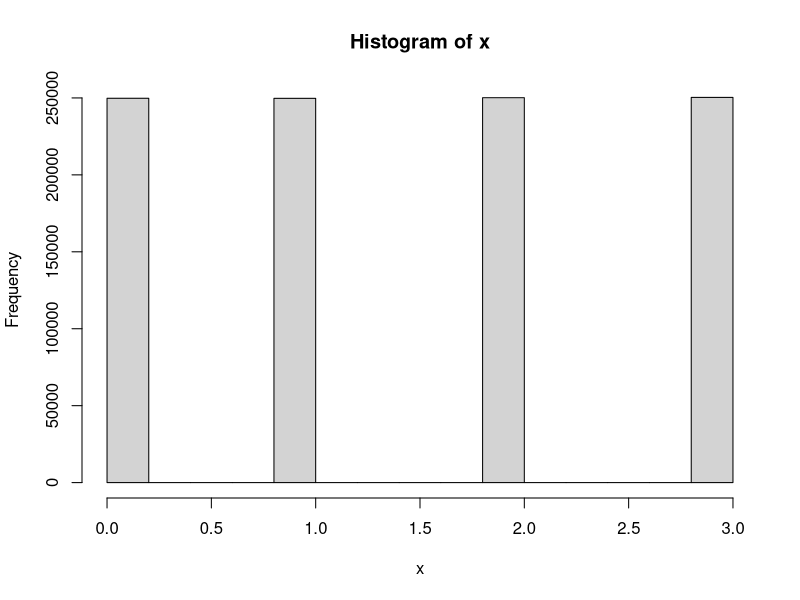
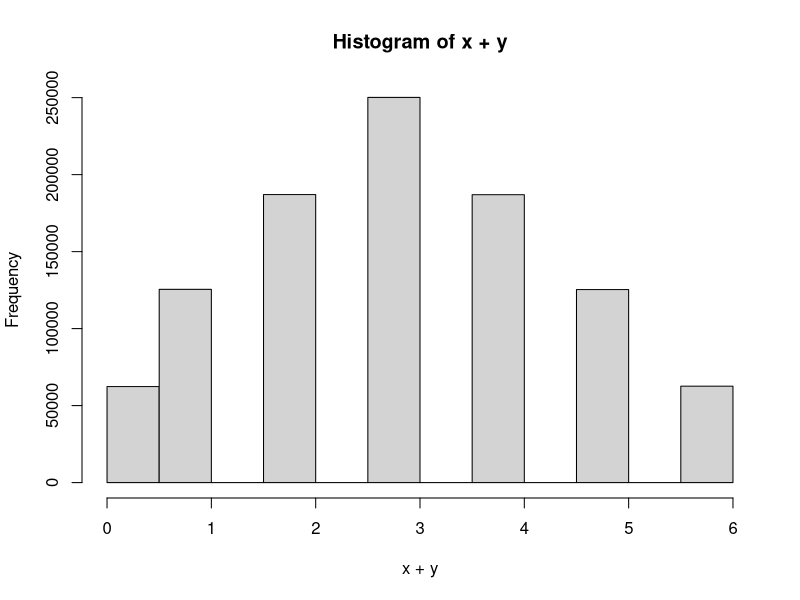
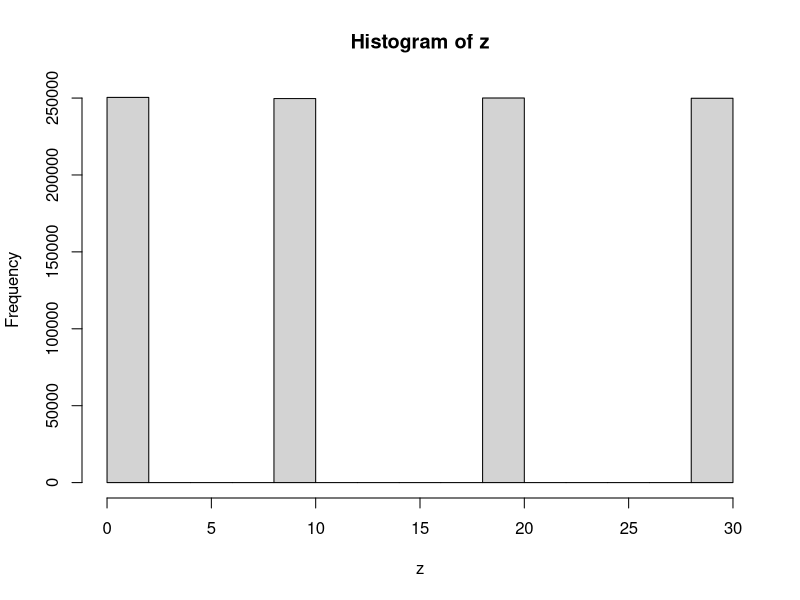
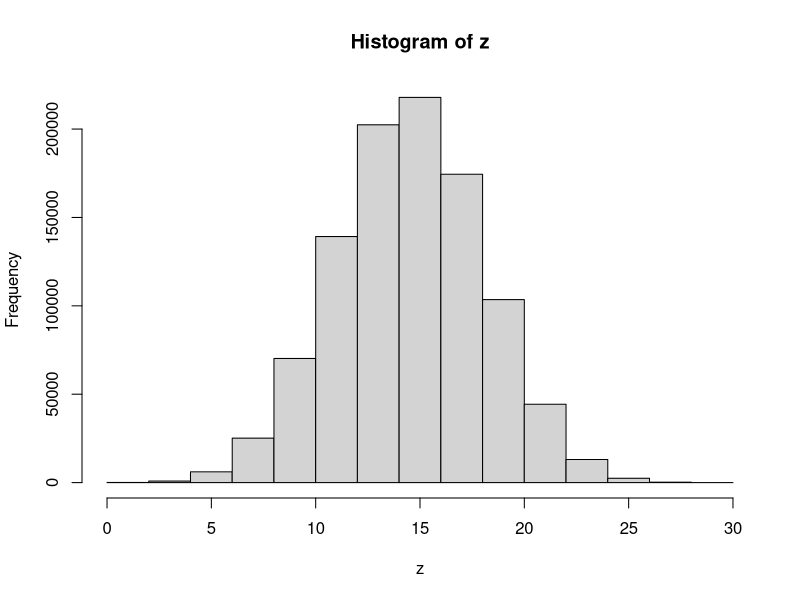

Write the R code that produced these figures, in order.
x <- runif(10)
x
x <- trunc(runif(10) * 4)
x
x <- trunc(runif(1e6) * 4)
hist(x)
y <- trunc(runif(1e6) * 4)
hist(x + y)
z <- 10 * y
hist(z)
z <- trunc(runif(1e6) * 4) + trunc(runif(1e6) * 4) +
    trunc(runif(1e6) * 4) + trunc(runif(1e6) * 4) +
    trunc(runif(1e6) * 4) + trunc(runif(1e6) * 4) +
    trunc(runif(1e6) * 4) + trunc(runif(1e6) * 4) +
    trunc(runif(1e6) * 4) + trunc(runif(1e6) * 4)
hist(z)
sum(z == 0)
sum(z == 1)
sum(z == 2)
sum(z == 15)
